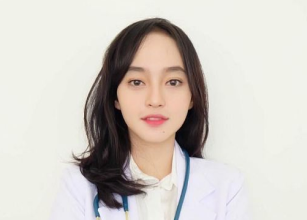
#> input picture 1207070085_Naufal Tsany Qadamushdiqi/image/img-doc2.png, 307 x 220 px
$ python 7-2.py
#> lines starting #> are read from the running program, lines starting #| are printed output that depends on the picture; after the words box and inside, x2 and y2 are one past the last pixel; in counts of white or black regions, pixels touching at a corner belong together
# Import library yang digunakan
import cv2
import numpy as np
import matplotlib.pyplot as plt

img = cv2.imread("image/img-doc2.png", 0) # Membaca gambar dan convert ke grayscale
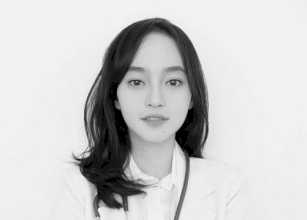
#> img: shape (220, 307); min 0, max 245, mean 203.7

row, column = img.shape # Memberikan variable baru untuk shape kolom dan baris
#> row = 220; column = 307

img1 = np.zeros((row,column),dtype = 'uint8') # Memberikan array kosong

min_range = 10 # Memberikan batas minimum slice
max_range = 60 # Memberikan batas maksimum slice

for i in range(row): # Deteksi baris
    for j in range(column): # Deteksi kolom
        if img[i,j]>min_range and img[i,j]<max_range: # Memberikan kondisi if untuk batas minimum dan maksimum
            img1[i,j] = 255 # Memberikan nilai i dan j = 255 jika kondisi if = true
        else:
            img1[i,j] = 0 # Memberikan nilai i dan J = 0 jika kondisi if = false
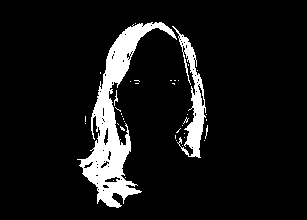
#> img1: shape (220, 307); 9.2% white; 38 white regions (35 under 20 px), largest, box (x1, y1, x2, y2) and area: (77, 22, 177, 208) 4702, (172, 26, 206, 158) 1340, (114, 90, 118, 106) 24

fig, axes = plt.subplots(2, 2, figsize=(10, 10)) # Membuat subplot
ax = axes.ravel() # Mendeklarasikan axis pada plt

ax[0].imshow(img, cmap=plt.cm.gray) # Membuat subplot 1
ax[0].set_title("Citra Input") # Membuat judul subplot 1
ax[1].hist(img.ravel(), bins=256) # Membuat subplot 2
ax[1].set_title('Histogram Input') # Membuat judul subplot 2

ax[2].imshow(img1, cmap=plt.cm.gray) # Membuat subplot 3
ax[2].set_title("Citra Output") # Membuat judul subplot 3
ax[3].hist(img1.ravel(), bins=256) # Membuat subplot 4
ax[3].set_title('Histogram Output') # Membuat judul subplot 4

# Menampilkan grafik/subplot
fig.tight_layout()
plt.show()
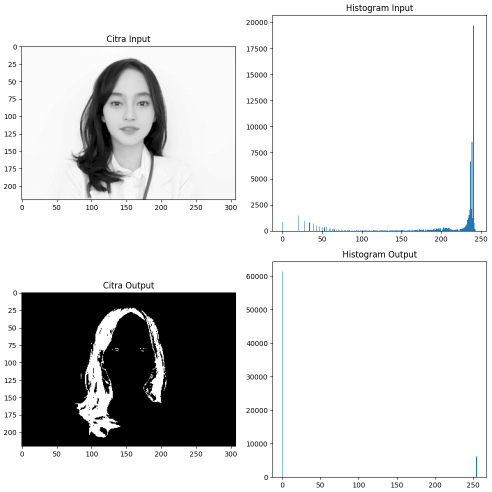
#> figure drawn by matplotlib, 4 panels; panel 2: tallest bar 19717 high, from x = 240.2 to 241.2; panel 4: tallest bar 61359 high, from x = 0 to 0.996
